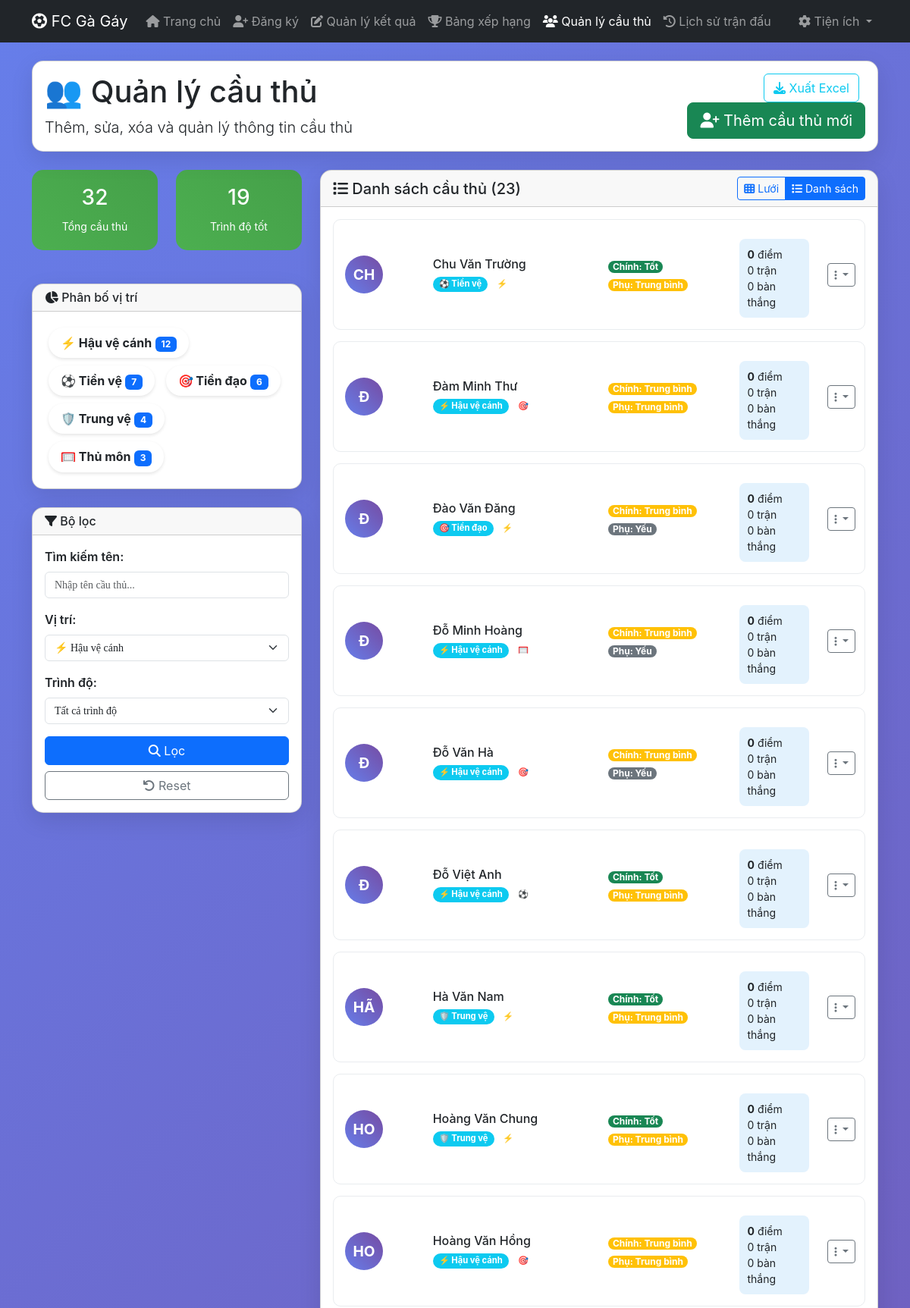
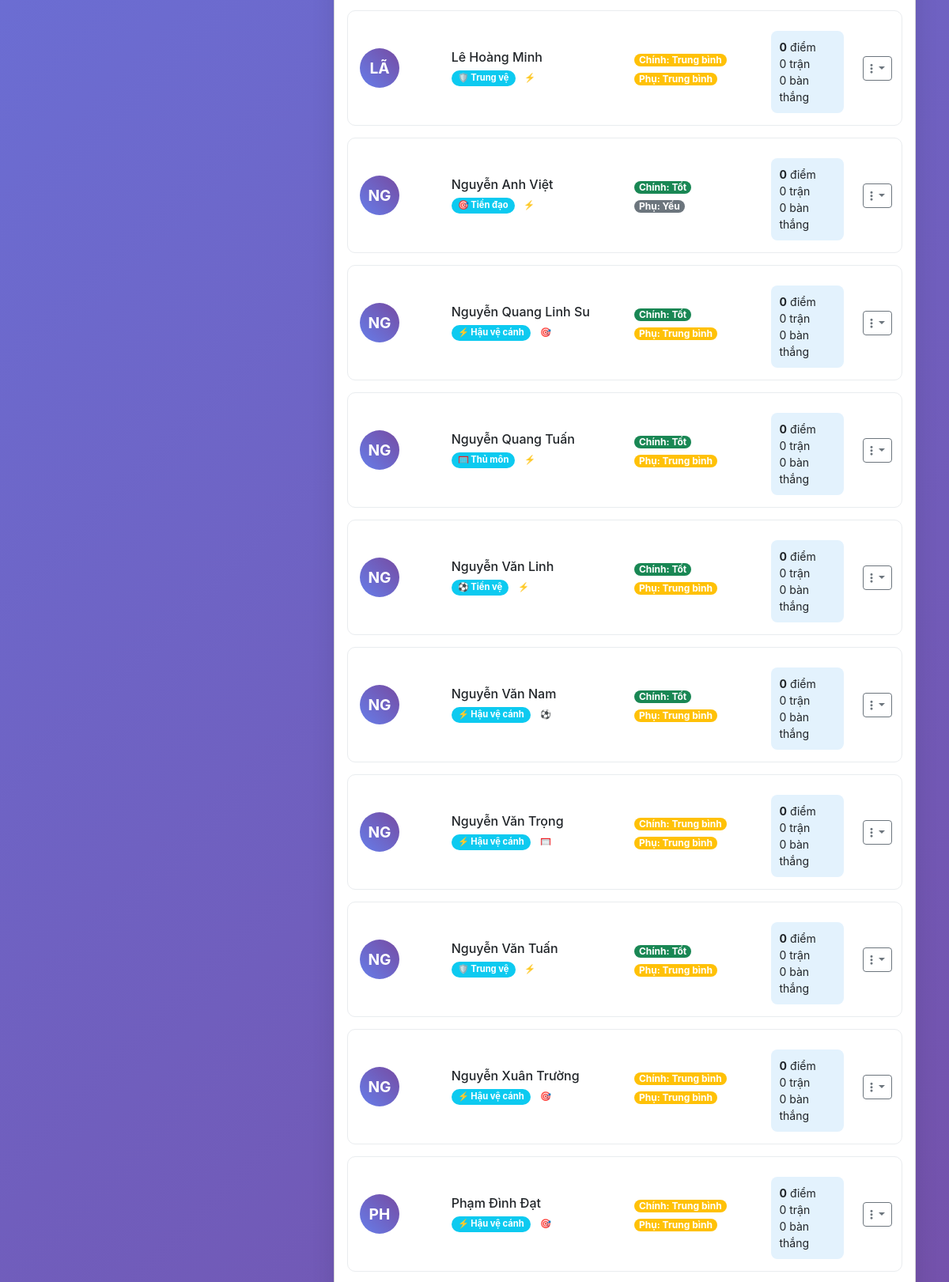
The app's page /players.php?position=Hậu vệ cánh (upper part) with its own data (2 pictures, top to bottom).
### tables this page shows
CREATE TABLE players (
    id INT AUTO_INCREMENT PRIMARY KEY,
    name VARCHAR(100) NOT NULL,
    main_position ENUM('Thủ môn', 'Trung vệ', 'Hậu vệ cánh', 'Tiền vệ', 'Tiền đạo') NOT NULL,
    secondary_position ENUM('Thủ môn', 'Trung vệ', 'Hậu vệ cánh', 'Tiền vệ', 'Tiền đạo'),
    main_skill ENUM('Tốt', 'Trung bình', 'Yếu') NOT NULL,
    secondary_skill ENUM('Tốt', 'Trung bình', 'Yếu'),
    total_points INT DEFAULT 0,
    total_matches INT DEFAULT 0,
    total_wins INT DEFAULT 0,
    total_goals INT DEFAULT 0,
    total_assists INT DEFAULT 0,
    created_at TIMESTAMP DEFAULT CURRENT_TIMESTAMP,
    updated_at TIMESTAMP DEFAULT CURRENT_TIMESTAMP ON UPDATE CURRENT_TIMESTAMP
);

### config.php (called while the page is built, shortened)
<?php
function formatPosition($position) {
    $positions = [
        'Thủ môn' => '🥅',
        'Trung vệ' => '🛡️',
        'Hậu vệ cánh' => '⚡',
        'Tiền vệ' => '⚽',
        'Tiền đạo' => '🎯'
    ];
    return ($positions[$position] ?? '') . ' ' . $position;
}
function formatSkill($skill) {
    $colors = [
        'Tốt' => 'success',
        'Trung bình' => 'warning',
        'Yếu' => 'secondary'
    ];
    return [
        'text' => $skill,
        'color' => $colors[$skill] ?? 'secondary'
    ];
}
?>

### players.php (the view, shortened to what this page needs)
<?php
require_once 'config.php';
$pdo = DB::getInstance();
$positionFilter = $_GET['position'] ?? '';
$search = $_GET['search'] ?? '';
$whereConditions = [];
$params = [];
if (!empty($positionFilter)) {
    $whereConditions[] = "(main_position = ? OR secondary_position = ?)";
    $params[] = $positionFilter;
    $params[] = $positionFilter;
}
$whereClause = empty($whereConditions) ? '' : 'WHERE ' . implode(' AND ', $whereConditions);
$stmt = $pdo->prepare("
    SELECT * FROM players
    $whereClause
    ORDER BY name ASC
");
$stmt->execute($params);
$players = $stmt->fetchAll();
$stmt = $pdo->query("
    SELECT
        COUNT(*) as total_players,
        COUNT(CASE WHEN main_skill = 'Tốt' THEN 1 END) as good_players,
        COUNT(CASE WHEN main_skill = 'Trung bình' THEN 1 END) as average_players,
        COUNT(CASE WHEN main_skill = 'Yếu' THEN 1 END) as weak_players
    FROM players
");
$stats = $stmt->fetch();
$stmt = $pdo->query("
    SELECT main_position, COUNT(*) as count
    FROM players
    GROUP BY main_position
    ORDER BY count DESC
");
$positionStats = $stmt->fetchAll();
?>
<!DOCTYPE html>
<html lang="vi">
<head>
    <link href="https://cdn.jsdelivr.net/npm/bootstrap@5.3.0/dist/css/bootstrap.min.css" rel="stylesheet">
    <link href="https://cdnjs.cloudflare.com/ajax/libs/font-awesome/6.4.0/css/all.min.css" rel="stylesheet">
</head>
<body class="gradient-bg">
    <nav class="navbar navbar-expand-lg navbar-dark bg-dark">
        <div class="container">
            <a class="navbar-brand" href="index.php">
                <i class="fas fa-futbol"></i> FC Gà Gáy
            </a>
            <div class="collapse navbar-collapse" id="navbarNav">
                <ul class="navbar-nav me-auto">
                    <li class="nav-item">
                        <a class="nav-link" href="index.php">
                            <i class="fas fa-home"></i> Trang chủ
                        </a>
                    </li>
                    <li class="nav-item">
                        <a class="nav-link" href="register.php">
                            <i class="fas fa-user-plus"></i> Đăng ký
                        </a>
                    </li>
                    <li class="nav-item">
                        <a class="nav-link" href="match_result.php">
                            <i class="fas fa-edit"></i> Quản lý kết quả
                        </a>
                    </li>
                    <li class="nav-item">
                        <a class="nav-link" href="leaderboard.php">
                            <i class="fas fa-trophy"></i> Bảng xếp hạng
                        </a>
                    </li>
                    <li class="nav-item">
                        <a class="nav-link active" href="players.php">
                            <i class="fas fa-users"></i> Quản lý cầu thủ
                        </a>
                    </li>
                    <li class="nav-item">
                        <a class="nav-link" href="history.php">
                            <i class="fas fa-history"></i> Lịch sử trận đấu
                        </a>
                    </li>
                </ul>
                <ul class="navbar-nav">
                    <li class="nav-item dropdown">
                        <a class="nav-link dropdown-toggle" href="#" role="button" data-bs-toggle="dropdown">
                            <i class="fas fa-cog"></i> Tiện ích
                        </a>
                    </li>
                </ul>
            </div>
        </div>
    </nav>
    <div class="container py-4">
        <div class="card card-custom mb-4">
            <div class="card-body">
                <div class="row align-items-center">
                    <div class="col-md-8">
                        <h1 class="mb-2">👥 Quản lý cầu thủ</h1>
                        <p class="lead mb-0">Thêm, sửa, xóa và quản lý thông tin cầu thủ</p>
                    </div>
                    <div class="col-md-4 text-end">
                        <button type="button" class="btn btn-success btn-lg" data-bs-toggle="modal" data-bs-target="#addPlayerModal">
                            <i class="fas fa-user-plus"></i> Thêm cầu thủ mới
                        </button>
                    </div>
                </div>
            </div>
        </div>
        <div class="row">
            <div class="col-lg-4">
                <div class="row mb-4">
                    <div class="col-6">
                        <div class="stats-card">
                            <h3><?= $stats['total_players'] ?></h3>
                            <small>Tổng cầu thủ</small>
                        </div>
                    </div>
                    <div class="col-6">
                        <div class="stats-card">
                            <h3><?= $stats['good_players'] ?></h3>
                            <small>Trình độ tốt</small>
                        </div>
                    </div>
                </div>
                <div class="card card-custom mb-4">
                    <div class="card-header">
                        <h6 class="mb-0">
                            <i class="fas fa-chart-pie"></i> Phân bố vị trí
                        </h6>
                    </div>
                    <div class="card-body">
                        <?php foreach ($positionStats as $stat): ?>
                            <div class="position-stat">
                                <strong><?= formatPosition($stat['main_position']) ?></strong>
                                <span class="badge bg-primary"><?= $stat['count'] ?></span>
                            </div>
                        <?php endforeach; ?>
                    </div>
                </div>
                <div class="card card-custom">
                    <div class="card-header">
                        <h6 class="mb-0">
                            <i class="fas fa-filter"></i> Bộ lọc
                        </h6>
                    </div>
                    <div class="card-body">
                        <form method="GET" action="players.php">
                            <div class="mb-3">
                                <label class="form-label">Tìm kiếm tên:</label>
                                <input type="text" class="form-control" name="search" value="<?= htmlspecialchars($search) ?>" placeholder="Nhập tên cầu thủ...">
                            </div>
                            <div class="mb-3">
                                <label class="form-label">Vị trí:</label>
                                <select class="form-select" name="position">
                                    <option value="Hậu vệ cánh" <?= $positionFilter === 'Hậu vệ cánh' ? 'selected' : '' ?>>⚡ Hậu vệ cánh</option>
                                </select>
                            </div>
                            <div class="mb-3">
                                <label class="form-label">Trình độ:</label>
                                <select class="form-select" name="skill">
                                    <option value="">Tất cả trình độ</option>
                                </select>
                            </div>
                            <div class="d-grid gap-2">
                                <button type="submit" class="btn btn-primary">
                                    <i class="fas fa-search"></i> Lọc
                                </button>
                                <a href="players.php" class="btn btn-outline-secondary">
                                    <i class="fas fa-undo"></i> Reset
                                </a>
                            </div>
                        </form>
                    </div>
                </div>
            </div>
            <div class="col-lg-8">
                <div class="card card-custom">
                    <div class="card-header d-flex justify-content-between align-items-center">
                        <h5 class="mb-0">
                            <i class="fas fa-list"></i> Danh sách cầu thủ (<?= count($players) ?>)
                        </h5>
                        <div class="btn-group">
                            <button class="btn btn-sm btn-outline-primary" onclick="toggleView('grid')" id="gridViewBtn">
                                <i class="fas fa-th"></i> Lưới
                            </button>
                            <button class="btn btn-sm btn-outline-primary active" onclick="toggleView('list')" id="listViewBtn">
                                <i class="fas fa-list"></i> Danh sách
                            </button>
                        </div>
                    </div>
                    <div class="card-body">
                        <?php if (empty($players)): ?>
                            <div class="text-center py-5">
                                <i class="fas fa-users fa-3x text-muted mb-3"></i>
                                <h5 class="text-muted">Không tìm thấy cầu thủ nào</h5>
                                <p class="text-muted">Thử thay đổi bộ lọc hoặc thêm cầu thủ mới</p>
                            </div>
                        <?php else: ?>
                            <div id="playersList">
                                <?php foreach ($players as $player): ?>
                                    <div class="player-card">
                                        <div class="row align-items-center">
                                            <div class="col-md-2">
                                                <div class="player-avatar">
                                                    <?= strtoupper(substr($player['name'], 0, 2)) ?>
                                                </div>
                                            </div>
                                            <div class="col-md-4">
                                                <h6 class="mb-1"><?= htmlspecialchars($player['name']) ?></h6>
                                                <div class="small text-muted">
                                                    <span class="badge bg-info position-badge">
                                                        <?= formatPosition($player['main_position']) ?>
                                                    </span>
                                                    <?php if ($player['secondary_position']): ?>
                                                        <span class="badge bg-outline-info position-badge">
                                                            <?= formatPosition($player['secondary_position']) ?>
                                                        </span>
                                                    <?php endif; ?>
                                                </div>
                                            </div>
                                            <div class="col-md-3">
                                                <?php $skill = formatSkill($player['main_skill']); ?>
                                                <span class="badge bg-<?= $skill['color'] ?> skill-badge">
                                                    Chính: <?= $skill['text'] ?>
                                                </span>
                                                <?php if ($player['secondary_skill']): ?>
                                                    <?php $secSkill = formatSkill($player['secondary_skill']); ?>
                                                    <br><span class="badge bg-<?= $secSkill['color'] ?> skill-badge mt-1">
                                                        Phụ: <?= $secSkill['text'] ?>
                                                    </span>
                                                <?php endif; ?>
                                            </div>
                                            <div class="col-md-2">
                                                <div class="player-stats small">
                                                    <div><strong><?= $player['total_points'] ?></strong> điểm</div>
                                                    <div><?= $player['total_matches'] ?> trận</div>
                                                    <div><?= $player['total_goals'] ?> bàn thắng</div>
                                                </div>
                                            </div>
                                            <div class="col-md-1">
                                                <div class="dropdown">
                                                    <button class="btn btn-sm btn-outline-secondary dropdown-toggle" data-bs-toggle="dropdown">
                                                        <i class="fas fa-ellipsis-v"></i>
                                                    </button>
                                                </div>
                                            </div>
                                        </div>
                                    </div>
                                <?php endforeach; ?>
                            </div>
                        <?php endif; ?>
                    </div>
                </div>
            </div>
        </div>
    </div>
</body>
</html>

### players.php (style rules this page uses)
* { font-family: -apple-system, BlinkMacSystemFont, "Segoe UI", Roboto, "Helvetica Neue", Arial, "Noto Sans", sans-serif, "Apple Color Emoji", "Segoe UI Emoji", "Segoe UI Symbol", "Noto Color Emoji"; }
input, select, textarea { font-family: 'Times New Roman', Times, serif; !important; font-size: 14px !important; line-height: 1.5 !important; text-transform: none; }
.form-control, .form-select { font-family: 'Times New Roman', Times, serif; !important; -webkit-font-smoothing: antialiased; -moz-osx-font-smoothing: grayscale; text-transform: none; }
.gradient-bg { background: linear-gradient(135deg, #667eea 0%, #764ba2 100%); min-height: 100vh; }
.card-custom { border-radius: 15px; box-shadow: 0 10px 30px rgba(0,0,0,0.1); }
.player-card { border: 1px solid #e9ecef; border-radius: 10px; padding: 15px; margin-bottom: 15px; background: white; transition: all 0.3s ease; }
.position-badge { font-size: 0.8em; padding: 4px 8px; border-radius: 12px; }
.skill-badge { font-size: 0.75em; padding: 2px 6px; border-radius: 8px; }
.stats-card { background: linear-gradient(45deg, #4CAF50, #45a049); color: white; border-radius: 15px; padding: 20px; text-align: center; margin-bottom: 20px; }
.player-avatar { width: 50px; height: 50px; border-radius: 50%; background: linear-gradient(45deg, #667eea, #764ba2); display: flex; align-items: center; justify-content: center; color: white; font-weight: bold; font-size: 1.2em; }
.form-label { font-weight: 600; }
.player-stats { background: #e3f2fd; border-radius: 8px; padding: 10px; margin-top: 10px; }
.position-stat { display: inline-block; background: white; border-radius: 20px; padding: 8px 16px; margin: 5px; box-shadow: 0 2px 4px rgba(0,0,0,0.1); }

### records on screen
players: name "CH", name "Chu Văn Trường", main_position "⚽ Tiền vệ", secondary_position "⚡ Hậu vệ cánh", main_skill "Tốt", secondary_skill "Trung bình", total_points "0", total_matches "0", total_goals "0"
players: name "Đ", name "Đàm Minh Thư", main_position "⚡ Hậu vệ cánh", secondary_position "🎯 Tiền đạo", main_skill "Trung bình", secondary_skill "Trung bình", total_points "0", total_matches "0", total_goals "0"
players: name "Đ", name "Đào Văn Đăng", main_position "🎯 Tiền đạo", secondary_position "⚡ Hậu vệ cánh", main_skill "Trung bình", secondary_skill "Yếu", total_points "0", total_matches "0", total_goals "0"
players: name "Đ", name "Đỗ Minh Hoàng", main_position "⚡ Hậu vệ cánh", secondary_position "🥅 Thủ môn", main_skill "Trung bình", secondary_skill "Yếu", total_points "0", total_matches "0", total_goals "0"
players: name "Đ", name "Đỗ Văn Hà", main_position "⚡ Hậu vệ cánh", secondary_position "🎯 Tiền đạo", main_skill "Trung bình", secondary_skill "Yếu", total_points "0", total_matches "0", total_goals "0"
players: name "Đ", name "Đỗ Việt Anh", main_position "⚡ Hậu vệ cánh", secondary_position "⚽ Tiền vệ", main_skill "Tốt", secondary_skill "Trung bình", total_points "0", total_matches "0", total_goals "0"
players: name "HÃ", name "Hà Văn Nam", main_position "🛡️ Trung vệ", secondary_position "⚡ Hậu vệ cánh", main_skill "Tốt", secondary_skill "Trung bình", total_points "0", total_matches "0", total_goals "0"
players: name "HO", name "Hoàng Văn Chung", main_position "🛡️ Trung vệ", secondary_position "⚡ Hậu vệ cánh", main_skill "Tốt", secondary_skill "Trung bình", total_points "0", total_matches "0", total_goals "0"
players: name "HO", name "Hoàng Văn Hồng", main_position "⚡ Hậu vệ cánh", secondary_position "🎯 Tiền đạo", main_skill "Trung bình", secondary_skill "Trung bình", total_points "0", total_matches "0", total_goals "0"
players: name "LÃ", name "Lê Hoàng Minh", main_position "🛡️ Trung vệ", secondary_position "⚡ Hậu vệ cánh", main_skill "Trung bình", secondary_skill "Trung bình", total_points "0", total_matches "0", total_goals "0"
players: name "NG", name "Nguyễn Anh Việt", main_position "🎯 Tiền đạo", secondary_position "⚡ Hậu vệ cánh", main_skill "Tốt", secondary_skill "Yếu", total_points "0", total_matches "0", total_goals "0"
players: name "NG", name "Nguyễn Quang Linh Su", main_position "⚡ Hậu vệ cánh", secondary_position "🎯 Tiền đạo", main_skill "Tốt", secondary_skill "Trung bình", total_points "0", total_matches "0", total_goals "0"
players: name "NG", name "Nguyễn Quang Tuấn", main_position "🥅 Thủ môn", secondary_position "⚡ Hậu vệ cánh", main_skill "Tốt", secondary_skill "Trung bình", total_points "0", total_matches "0", total_goals "0"
players: name "NG", name "Nguyễn Văn Linh", main_position "⚽ Tiền vệ", secondary_position "⚡ Hậu vệ cánh", main_skill "Tốt", secondary_skill "Trung bình", total_points "0", total_matches "0", total_goals "0"
players: name "NG", name "Nguyễn Văn Nam", main_position "⚡ Hậu vệ cánh", secondary_position "⚽ Tiền vệ", main_skill "Tốt", secondary_skill "Trung bình", total_points "0", total_matches "0", total_goals "0"
players: name "NG", name "Nguyễn Văn Trọng", main_position "⚡ Hậu vệ cánh", secondary_position "🥅 Thủ môn", main_skill "Trung bình", secondary_skill "Trung bình", total_points "0", total_matches "0", total_goals "0"
players: name "NG", name "Nguyễn Văn Tuấn", main_position "🛡️ Trung vệ", secondary_position "⚡ Hậu vệ cánh", main_skill "Tốt", secondary_skill "Trung bình", total_points "0", total_matches "0", total_goals "0"
players: name "NG", name "Nguyễn Xuân Trường", main_position "⚡ Hậu vệ cánh", secondary_position "🎯 Tiền đạo", main_skill "Trung bình", secondary_skill "Trung bình", total_points "0", total_matches "0", total_goals "0"
players: name "PH", name "Phạm Đình Đạt", main_position "⚡ Hậu vệ cánh", secondary_position "🎯 Tiền đạo", main_skill "Trung bình", secondary_skill "Trung bình", total_points "0", total_matches "0", total_goals "0"

### other values on screen
$stats['total_players'] "32"
$stats['good_players'] "19"
formatPosition($stat['main_position']) "⚡ Hậu vệ cánh"
$stat['count'] "12"
formatPosition($stat['main_position']) "⚽ Tiền vệ"
$stat['count'] "7"
formatPosition($stat['main_position']) "🎯 Tiền đạo"
$stat['count'] "6"
formatPosition($stat['main_position']) "🛡️ Trung vệ"
$stat['count'] "4"
formatPosition($stat['main_position']) "🥅 Thủ môn"
$stat['count'] "3"
count($players) "23"
